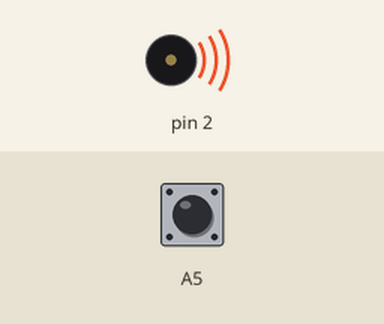
Simulated run of this sketch. Board: Arduino Uno, built with avr-gcc and run on an emulated ATmega328P. On the bench: buzzer (waves = sounding). Inputs (shaded band) come from the test bench; at power-on: A5 HIGH.

Above: at 2.2 s.
At 5.6 s:
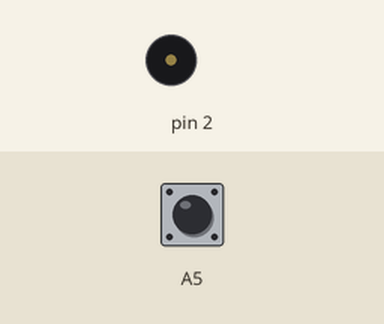
Timing chart, 0 to 6.7 s (numbered marks = the images above):
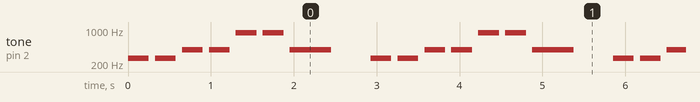

The sketch:

111119007.ino
```cpp
#include "pitches.h"
#include "shape.h"
// notes in the melody:
int star[] = {
  NOTE_C4, NOTE_C4, NOTE_G4, NOTE_G4, NOTE_A5, NOTE_A5, NOTE_G4, 0
};

// note durations: 4 = quarter note, 8 = eighth note, etc.:
int noteDurations[] = {
  4, 4, 4, 4, 4, 4, 2, 4
};
int deepdeepblue[]={
NOTE_F4, NOTE_E4, NOTE_D4, NOTE_D4, NOTE_D5, NOTE_C5, NOTE_D4, NOTE_C4
};
int noteDurationsD[] = {
  4, 4, 4, 8, 8, 8, 4, 4
};

 void showPattern(byte matrix[8][8]){
  for(byte i = 0;i < 8; i++){
    for(byte j = 0;j < 8; j++){
      digitalWrite(row[j], 1 - scan[i][j]);
      digitalWrite(col[j], 1 - matrix[i][j]);
    }
    for(byte j = 0;j < 8; j++){
      digitalWrite(row[j], HIGH);
      digitalWrite(col[j], LOW);
    }
  }
}
int songnum=0;
bool butbefore=1,butnow=1;
unsigned long int tb=0,tn=0;

void setup() {
  // iterate over the notes of the melody:
  pinMode(A5,INPUT_PULLUP);
  for(byte i = 0; i <= sizeof(row); i++){
    pinMode(row[i], OUTPUT);
  }
  for(byte i = 0; i <= sizeof(col); i++){
    pinMode(col[i], OUTPUT);
  }
  //attachInterrupt(digitalPinToInterrupt(A5), blinking, FALLING );
  Serial.begin(9600);
}

void loop()
{
  // no need to repeat the melody.
  if(songnum==0)
  {
    for (int thisNote = 0; thisNote < 8; thisNote++)
    {
      // to calculate the note duration, take one second divided by the note type.
     //e.g. quarter note = 1000 / 4, eighth note = 1000/8, etc.
      int noteDuration = 1000 / noteDurations[thisNote];
      tone(2, star[thisNote], noteDuration);

      // to distinguish the notes, set a minimum time between them.
      // the note's duration + 30% seems to work well:
      int pauseBetweenNotes = noteDuration * 1.30;
      //delay(pauseBetweenNotes);
      while(tn-tb<pauseBetweenNotes)
      {
        tn=millis();
        showPattern(circle);
      }
      tb=tn;
      // stop the tone playing:
      noTone(2);
      //if(songnum != 0) break;
      butnow=digitalRead(A5);
      if(butnow==0&&butbefore==1)
      {
        songnum=songnum+1;
        thisNote=8;
      }
      butbefore==butnow;
  }
  }
  if(songnum==1)
  {
    for (int thisNote = 0; thisNote < 8; thisNote++)
    {
      // to calculate the note duration, take one second divided by the note type.
     //e.g. quarter note = 1000 / 4, eighth note = 1000/8, etc.
      int noteDuration = 1000 / noteDurationsD[thisNote];
      tone(2, deepdeepblue[thisNote], noteDuration);

      // to distinguish the notes, set a minimum time between them.
      // the note's duration + 30% seems to work well:
      int pauseBetweenNotes = noteDuration * 1.30;
      //delay(pauseBetweenNotes);
      while(tn-tb<pauseBetweenNotes)
      {
        tn=millis();
        showPattern(heart);
      }
      tb=tn;
      // stop the tone playing:
      noTone(2);
       butnow=digitalRead(A5);
      if(butnow==0&&butbefore==1)
      {
        songnum=songnum-1;
        thisNote=8;
      }
      butbefore==butnow;
  }
}
}
```

pitches.h
```cpp
#define NOTE_B0  31
#define NOTE_C1  33
#define NOTE_CS1 35
#define NOTE_D1  37
#define NOTE_DS1 39
#define NOTE_E1  41
#define NOTE_F1  44
#define NOTE_FS1 46
#define NOTE_G1  49
#define NOTE_GS1 52
#define NOTE_A1  55
#define NOTE_AS1 58
#define NOTE_B1  62
#define NOTE_C2  65
#define NOTE_CS2 69
#define NOTE_D2  73
#define NOTE_DS2 78
#define NOTE_E2  82
#define NOTE_F2  87
#define NOTE_FS2 93
#define NOTE_G2  98
#define NOTE_GS2 104
#define NOTE_A2  110
#define NOTE_AS2 117
#define NOTE_B2  123
#define NOTE_C3  131
#define NOTE_CS3 139
#define NOTE_D3  147
#define NOTE_DS3 156
#define NOTE_E3  165
#define NOTE_F3  175
#define NOTE_FS3 185
#define NOTE_G3  196
#define NOTE_GS3 208
#define NOTE_A3  220
#define NOTE_AS3 233
#define NOTE_B3  247
#define NOTE_C4  262
#define NOTE_CS4 277
#define NOTE_D4  294
#define NOTE_DS4 311
#define NOTE_E4  330
#define NOTE_F4  349
#define NOTE_FS4 370
#define NOTE_G4  392
#define NOTE_GS4 415
#define NOTE_A4  440
#define NOTE_AS4 466
#define NOTE_B4  494
#define NOTE_C5  523
#define NOTE_CS5 554
#define NOTE_D5  587
#define NOTE_DS5 622
#define NOTE_E5  659
#define NOTE_F5  698
#define NOTE_FS5 740
#define NOTE_G5  784
#define NOTE_GS5 831
#define NOTE_A5  880
#define NOTE_AS5 932
#define NOTE_B5  988
#define NOTE_C6  1047
#define NOTE_CS6 1109
#define NOTE_D6  1175
#define NOTE_DS6 1245
#define NOTE_E6  1319
#define NOTE_F6  1397
#define NOTE_FS6 1480
#define NOTE_G6  1568
#define NOTE_GS6 1661
#define NOTE_A6  1760
#define NOTE_AS6 1865
#define NOTE_B6  1976
#define NOTE_C7  2093
#define NOTE_CS7 2217
#define NOTE_D7  2349
#define NOTE_DS7 2489
#define NOTE_E7  2637
#define NOTE_F7  2794
#define NOTE_FS7 2960
#define NOTE_G7  3136
#define NOTE_GS7 3322
#define NOTE_A7  3520
#define NOTE_AS7 3729
#define NOTE_B7  3951
#define NOTE_C8  4186
#define NOTE_CS8 4435
#define NOTE_D8  4699
#define NOTE_DS8 4978
```

Source omitted: shape.h (data table, 974 bytes)

Measured:
- by itself, tone on pin 2: repeats every 2.9 s: silent 0.08 s, 262 Hz 0.25 s, silent 0.07 s, 392 Hz 0.25 s, silent 0.08 s, 392 Hz 0.25 s, 2 × (silent 0.07 s, 880 Hz 0.25 s), silent 0.08 s, 392 Hz 0.50 s, silent 0.47 s, 262 Hz 0.25 s
